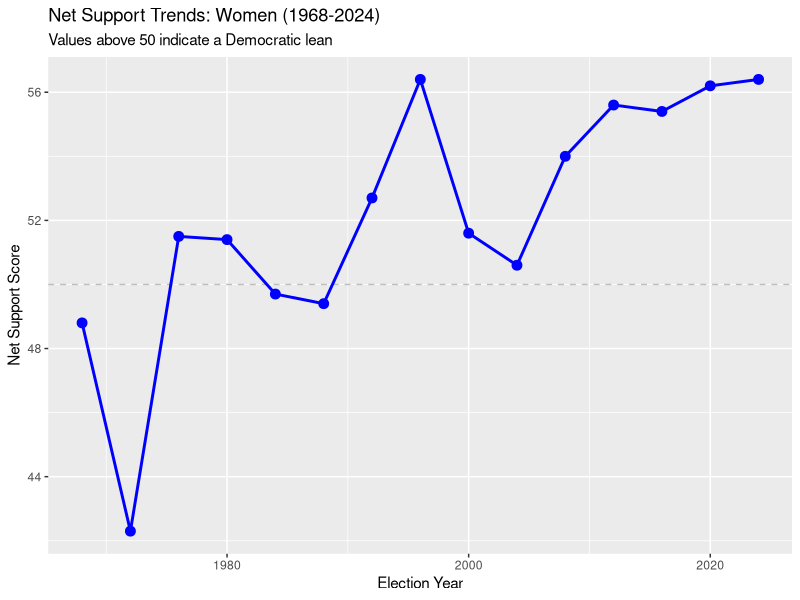

Write the R code that produced this figure.
## ---- chunk 1
library(tidyverse)
my_data <- read_csv("The Guide to Public Opinion and Electoral Behavior.csv")
## ---- chunk 2
my_data |>
  head()
## ---- chunk 3
gender_demographic <- my_data |>
  filter(Demographics == "gender",
         Subgroup == "Women")
gender_demographic
## ---- chunk 4
library(ggplot2)

gender_plot <- ggplot(gender_demographic, aes(x = Year, y = `Net Pro Dem. - Pro Rep.`)) +
  geom_hline(yintercept = 50, linetype = "dashed", color = "gray") +
  geom_line(color = "blue", linewidth = 1) + 
  geom_point(color = "blue", size = 3) +
  labs(
    title = "Net Support Trends: Women (1968-2024)",
    subtitle = "Values above 50 indicate a Democratic lean",
    x = "Election Year",
    y = "Net Support Score"
  ) 
gender_plot
## ---- chunk 5
candidate_support_means <- gender_demographic |>
  filter(Year >= "1992") |>
  summarize(
    dem_candidates_mean = mean(`Democratic Candidate`),
    rep_candidates_mean = mean(`Republican Candidate`),
    net_support_score = mean(`Net Pro Dem. - Pro Rep.`)
  )
knitr::kable(candidate_support_means, digits = 2)
